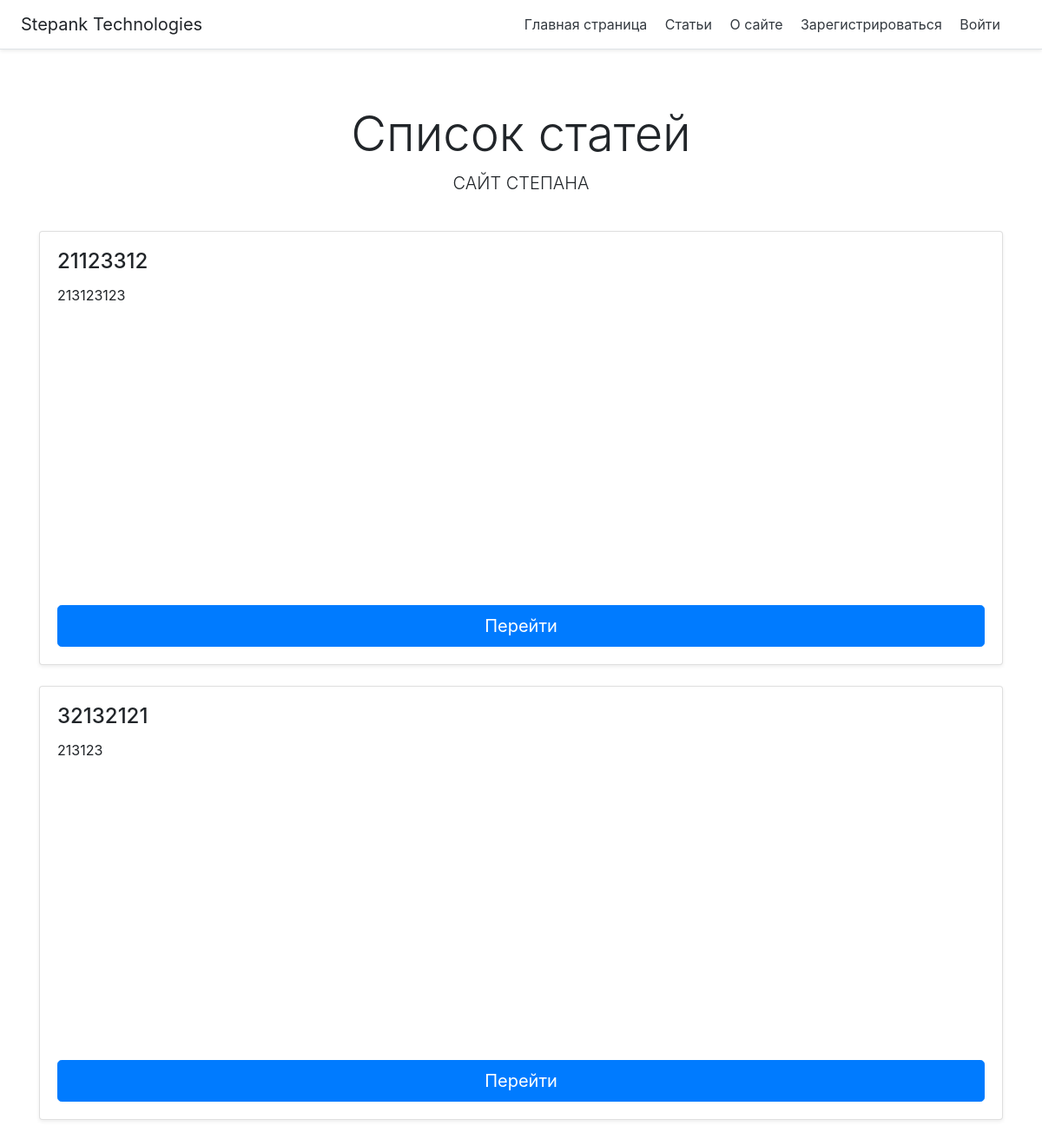
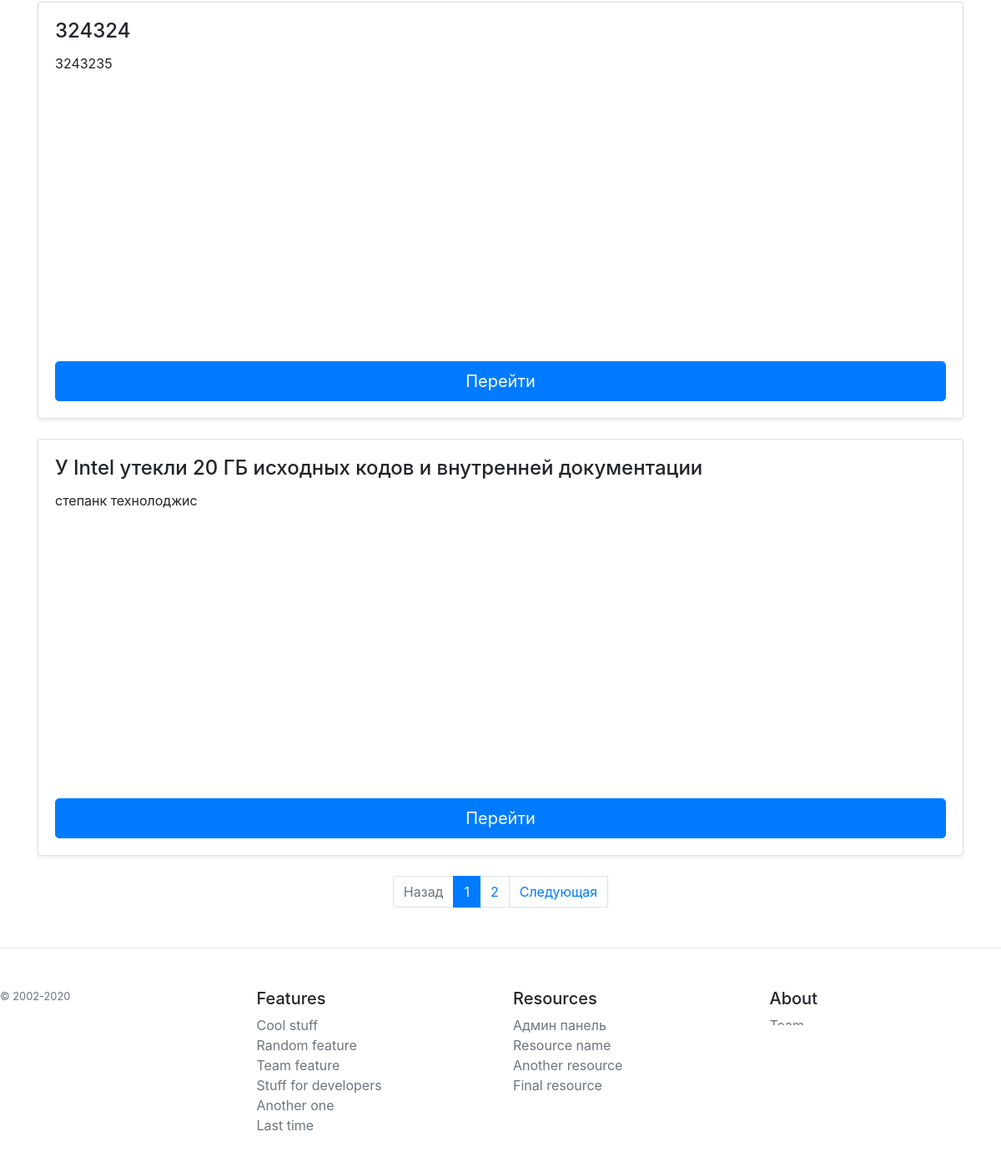
The app's page /articles/ with its own data (2 pictures, top to bottom).
### webapp/models.py (models this page shows, shortened)
class Post(db.Model):
    post_id = db.Column(db.Integer, primary_key=True)
    title = db.Column(db.String(32), nullable=False)
    header = db.Column(db.String(150), nullable=False)
    text = db.Column(db.String(), nullable=False)
    post_creation_date = db.Column(db.DateTime)

### webapp/articles/articles_routes.py (the view)
@arti.route('/')
def articles():
    page = request.args.get('page')
    if page and page.isdigit():
        page = int(page)
    else:
        page = 1
    articles_list = Post.query
    pages = articles_list.paginate(page=page, per_page=4)
    return render_template('/articles/articles.html', pages=pages)

### webapp/templates/articles/articles.html (shortened to what this page needs)
{% extends 'base.html' %}
{% block home %}
Список статей
{% endblock %}
{% block row %}
{% block body %}
{% for el in pages.items %}
<div class="">
    <div class="card mb-4 shadow-sm" style="min-height: 500px;">
            {% set post_date = el.post_creation_date %}
        <div class="card-body d-flex flex-column">
            <h4 class="card-title">{{ el.title }}</h4>
            <p class="card-text">{{ el.header }}</p>
            <a class="btn btn-primary btn-lg mt-auto" href="/articles/{{ el.post_id }}">Перейти</a>
        </div>
    </div>
</div>
{% endfor %}
{% endblock %}
<nav aria-label="Page navigation example">
  <ul class="pagination pg-blue justify-content-center">
    <li {% if not pages.has_prev %} class="page-item disabled" {% endif %}>
      <a class="page-link" href="./?page={{ pages.prev_num }}">Назад</a>
    </li>
    {% for page in pages.iter_pages() %}
     <li {% if page == pages.page %} class="page-item active" {% endif %}>
      <a class="page-link" href="./?page={{ page }}">{{ page }}<span class="sr-only">(current)</span></a>
    </li>
    {% endfor %}
    <li {% if not pages.has_next %} class="page-item disabled" {% endif %}>
      <a class="page-link" href="./?page={{ pages.next_num }}">Следующая</a>
    </li>
  </ul>
</nav>
{% endblock %}

### records on screen
Post: title "21123312", header "213123123"
Post: title "32132121", header "213123"
Post: title "324324", header "3243235"
Post: title "У Intel утекли 20 ГБ исходных кодов и внутренней документации", header "степанк технолоджис"

### other values on screen
{{ page }} "1" "2"
